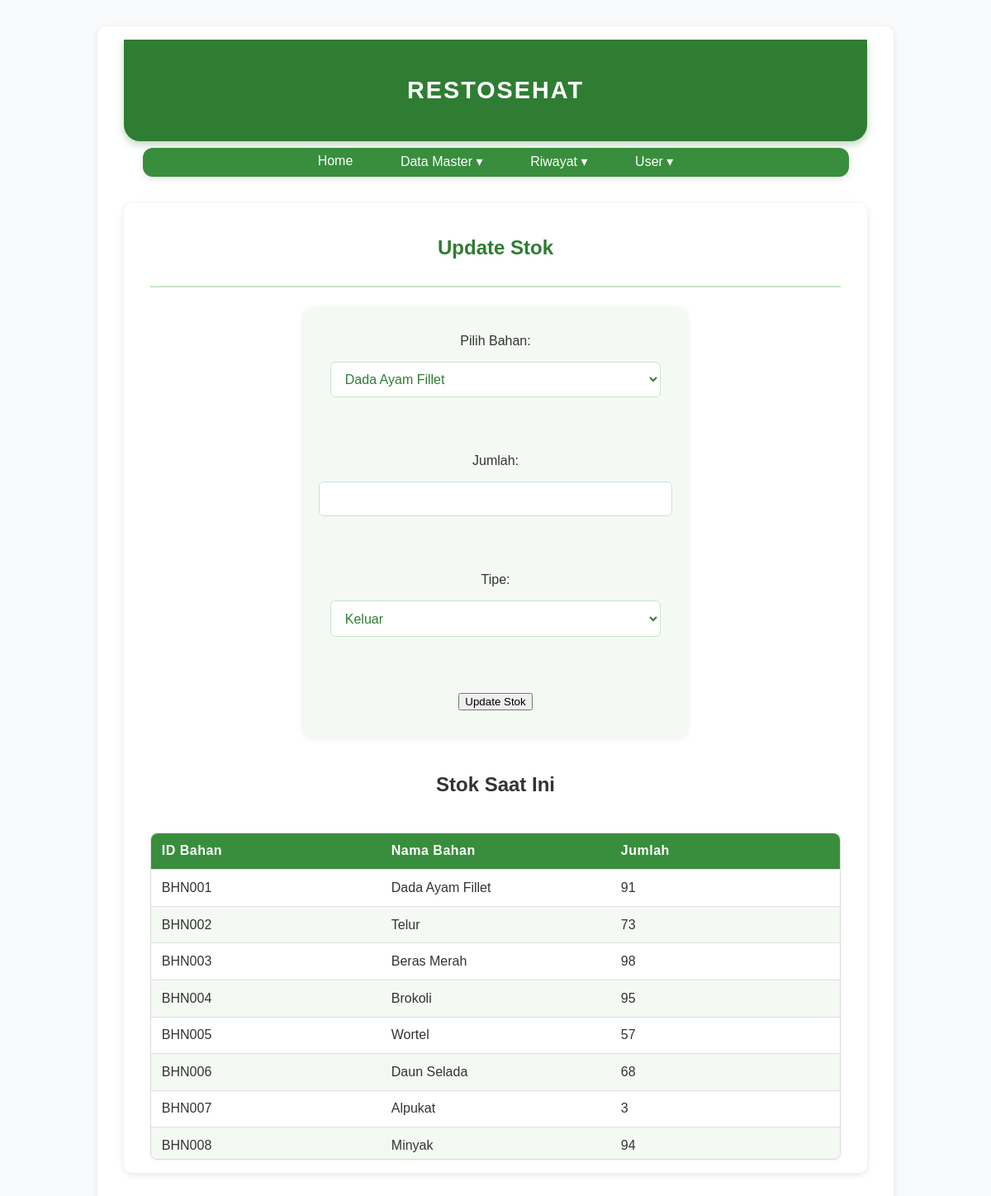
Screenshot of /update_stok/CBG0001 (signed in) with the database file from the repository.
### main.py (models this page shows, shortened)
class Stock(db.Model):
    idPrefix = 'STK'
    id = db.Column(db.String(5), primary_key=True)
    idCabang = db.Column(db.String(5), ForeignKey('cabang.id', ondelete='CASCADE'), nullable=False,)
    idBahan = db.Column(db.String(5), ForeignKey('bahan.id', ondelete='CASCADE'), nullable=False)
    namaBahan = db.Column(db.String(200), nullable=False)
    jmlhBahan = db.Column(db.Integer, nullable=False)

### main.py (the view, shortened to what this page needs)
@app.route("/update_stok/<string:idCabang>", methods=["POST", "GET"])
@login_required
def update_stok(idCabang):
    cabang = Cabang.query.get_or_404(idCabang)
    stok_list = Stock.query.filter_by(idCabang=idCabang).all()
    bahans = Bahan.query.all()
    return render_template("update_stok.html", cabang=cabang, stok_list=stok_list, bahans=bahans)

### main.py (called while the page is built)
@login_manager.user_loader
def load_user(user_id):
    return User.query.get(user_id)

### templates/update_stok.html (shortened to what this page needs)
{% extends 'base.html' %}
{% block body %}
<div class="content">
    <div class="head-content">
        <p>Update Stok</p>
    </div>
    <div class="main-content">
        <form action="{{ url_for('update_stok', idCabang=cabang.id) }}" method="POST" style="text-align:center;">
            <label for="idBahan">Pilih Bahan:</label>
            <select name="idBahan" id="idBahan" required>
                {% for bahan in bahans %}
                <option value="{{ bahan.id }}">{{ bahan.namaBahan }}</option>
                {% endfor %}
            </select>
            <br><br>
            <label for="jumlah">Jumlah:</label>
            <input type="number" name="jumlah" id="jumlah" min="1" required>
            <br><br>
            <label for="tipe">Tipe:</label>
            <select name="tipe" id="tipe" required>
                <option value="keluar">Keluar</option>
            </select>
            <br><br>
            <button type="submit" class="btn">Update Stok</button>
        </form>
        <h2 style="text-align:center;">Stok Saat Ini</h2>
        <div class="table-container">
            <table>
                <thead>
                    <tr>
                        <th>ID Bahan</th>
                        <th>Nama Bahan</th>
                        <th>Jumlah</th>
                    </tr>
                </thead>
                <tbody>
                    {% for stok in stok_list %}
                    <tr>
                        <td>{{ stok.idBahan }}</td>
                        <td>{{ stok.namaBahan }}</td>
                        <td>{{ stok.jmlhBahan }}</td>
                    </tr>
                    {% endfor %}
                </tbody>
            </table>
        </div>
    </div>
</div>
{% endblock %}

### static/main.css (style rules this page uses)
body { margin: 0; padding: 0; font-family: 'Poppins', sans-serif; background-color: #f9fafb; color: #333; }
.content { max-width: 900px; margin: 2rem auto; padding: 1rem 2rem; background-color: white; border-radius: 10px; box-shadow: 0 2px 8px rgba(0, 0, 0, 0.1); }
.head-content { text-align: center; font-size: 1.5rem; font-weight: 600; color: #2e7d32; border-bottom: 2px solid #c8e6c9; padding-bottom: 0.5rem; margin-bottom: 1.5rem; }
.main-content { display: flex; flex-direction: column; align-items: center; gap: 1.5rem; }
table { width: 100%; border-collapse: collapse; border-radius: 8px; overflow: hidden; box-shadow: 0 2px 6px rgba(0, 0, 0, 0.05); }
th { background-color: #388e3c; color: white; text-align: left; padding: 0.8rem; font-weight: 600; letter-spacing: 0.5px; }
td { padding: 0.8rem; border-bottom: 1px solid #e0e0e0; }
tr:nth-child(even) { background-color: #f4f9f4; }
.main-content form { display: flex; flex-direction: column; align-items: center; gap: 1rem; background-color: #f4f9f4; padding: 2rem; border-radius: 10px; box-shadow: 0 2px 8px rgba(0, 0, 0, 0.08); width: 100%; max-width: 400px; margin: 0 auto; }
.main-content select { width: 100%; padding: 0.7rem 0.8rem; font-size: 1rem; border: 1px solid #c8e6c9; border-radius: 6px; background-color: white; color: #2e7d32; transition: 0.2s ease-in-out; }
.main-content input[type="number"] { width: 100%; padding: 0.7rem 0.8rem; border: 1px solid #c8e6c9; border-radius: 6px; font-size: 1rem; transition: 0.2s ease-in-out; }
.table-container { max-height: 400px; border: 1px solid #e0e0e0; border-radius: 8px; }
.table-container table { width: 100%; border-collapse: collapse; }
.table-container thead { display: table; width: 100%; table-layout: fixed; }
.table-container thead th { position: sticky; top: 0; background-color: #388e3c; color: white; z-index: 1; text-align: left; padding: 0.8rem; border-bottom: 1px solid #e0e0e0; }
.table-container tbody { display: block; max-height: 350px; overflow-y: auto; width: 100%; }
.table-container tbody tr { display: table; width: 100%; table-layout: fixed; }
.table-container tbody tr:nth-child(even) { background-color: #f4f9f4; }
.table-container td { padding: 0.8rem; border-bottom: 1px solid #e0e0e0; }

### rows the page displays
Stock: idBahan "BHN001", namaBahan "Dada Ayam Fillet", jmlhBahan "91"
Stock: idBahan "BHN002", namaBahan "Telur", jmlhBahan "73"
Stock: idBahan "BHN003", namaBahan "Beras Merah", jmlhBahan "98"
Stock: idBahan "BHN004", namaBahan "Brokoli", jmlhBahan "95"
Stock: idBahan "BHN005", namaBahan "Wortel", jmlhBahan "57"
Stock: idBahan "BHN006", namaBahan "Daun Selada", jmlhBahan "68"
Stock: idBahan "BHN007", namaBahan "Alpukat", jmlhBahan "3"
Stock: idBahan "BHN008", namaBahan "Minyak", jmlhBahan "94"

### other values shown
form field idBahan "Dada Ayam Fillet"
